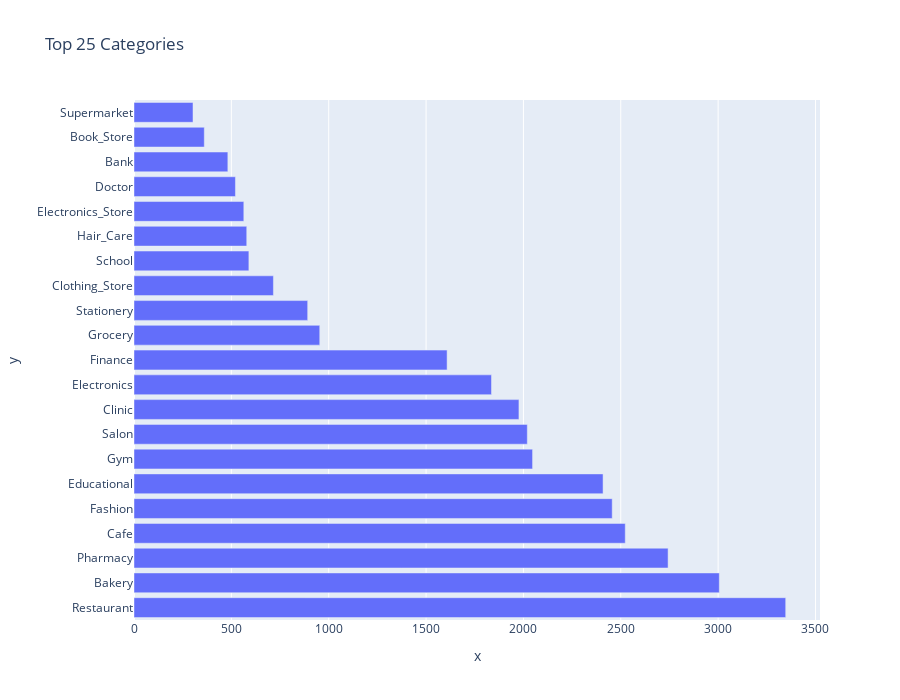

The code cell stored with this chart in its notebook:
### Code cell
import plotly.express as px

# Sector counts - seaborn
plt.figure(figsize=(8,4))
sns.countplot(data=df, y='SECTOR', hue='SECTOR', order=df['SECTOR'].value_counts().index, palette="tab10", legend=False)
plt.title("Businesses by Sector")
plt.xlabel("Count")
plt.show()

# Category top 25 - plotly interactive (optional)
top25 = df['CATEGORY'].value_counts().head(25)
fig = px.bar(x=top25.values, y=top25.index, orientation='h', title="Top 25 Categories")
fig.update_layout(height=700)
fig.show()

### Figure 1 — Plotly figure (JSON) as saved in the notebook; plotly's stock layout.template omitted (floating-point values rounded to 4 significant figures)
{"data": [{"alignmentgroup": "True", "hovertemplate": "x=%{x}<br>y=%{y}<extra></extra>", "legendgroup": "", "marker": {"color": "#636efa", "pattern": {"shape": ""}}, "name": "", "offsetgroup": "", "orientation": "h", "showlegend": false, "textposition": "auto", "type": "bar", "x": [3347, 3006, 2743, 2523, 2456, 2409, 2047, 2020, 1977, 1836, 1608, 954, 892, 716, 590, 579, 564, 521, 482, 361, 303], "xaxis": "x", "y": ["Restaurant", "Bakery", "Pharmacy", "Cafe", "Fashion", "Educational", "Gym", "Salon", "Clinic", "Electronics", "Finance", "Grocery", "Stationery", "Clothing_Store", "School", "Hair_Care", "Electronics_Store", "Doctor", "Bank", "Book_Store", "Supermarket"], "yaxis": "y"}], "layout": {"barmode": "relative", "height": 700, "legend": {"tracegroupgap": 0}, "title": {"text": "Top 25 Categories"}, "xaxis": {"anchor": "y", "domain": [0, 1], "title": {"text": "x"}}, "yaxis": {"anchor": "x", "domain": [0, 1], "title": {"text": "y"}}}}
